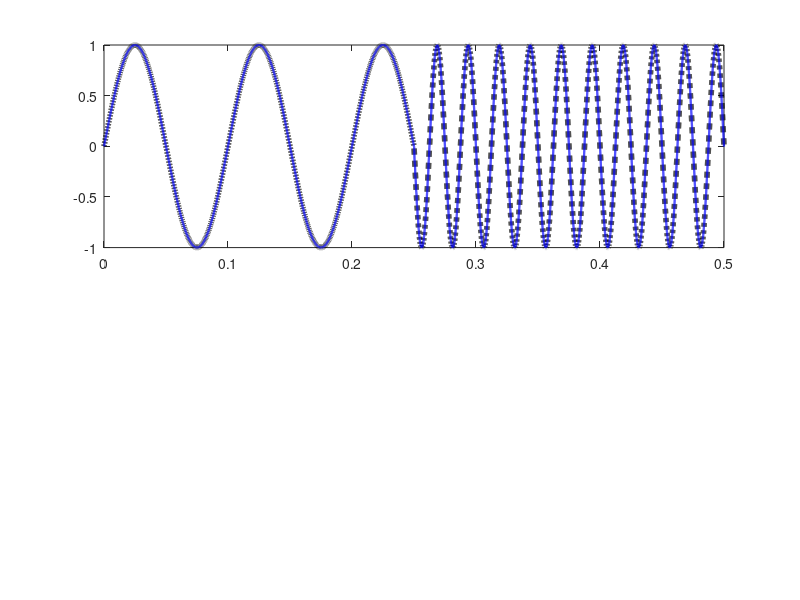

This chart was generated by the following MATLAB code: (Note: this script raises an error after producing the figure.)
% Ali Behfarnia
% Edited 11/2024
% Goal: Type-II PLL, for like Charging pump PLL 

% ===============
% Parameters for Type-II PLL with Active Loop Filter
% ===============
I_p = 10e-6;                         % Charge pump current (A)
R1 = 10e3;                          % Resistance in the filter (ohms)
C1 = 1e-6;                           % Capacitance in the filter (farads)
K_VCO = 2 * pi * 100;         % VCO Gain (rad/s/V) - Tuned for slower dynamics
K_PD = 1;                           % Phase Detector Gain (V/rad)

% ===============
% Simulation Parameters
% ===============
fs = 1e5;                               % Sampling frequency (Hz)
Ts = 1 / fs;                            % Sampling time (s)
T_total = 0.5;                           % Total simulation time (s)
N = round(T_total / Ts);        % Total number of samples
t = (0:N-1) * Ts;                     % Time vector

f_ref_initial = 10;         % Initial frequency of reference signal (Hz)
f_ref_new = 40;             % New frequency of reference signal (Hz)
change_time = T_total/2;         % Time when frequency changes (s)

% ===============
% Reference Phase Signal
% ===============
phi_ref = zeros(1, N);
for n = 2:N
    if t(n) < change_time
        phi_ref(n) = phi_ref(n-1) + 2 * pi * f_ref_initial * Ts;
    else
        phi_ref(n) = phi_ref(n-1) + 2 * pi * f_ref_new * Ts;
    end
end

% ===============
% Filter Coefficients (Discrete-Time)
% ===============
alpha = R1 * C1 / (Ts + R1 * C1);     % RC filter coefficient
beta = I_p / (2 * pi * C1);           % Proportional term

% ===============
% Initialization
% ===============
phi_out = zeros(1, N);      % Output phase of PLL
v_cont = zeros(1, N);       % Control voltage to VCO
v_PD = zeros(1, N);         % Phase detector (voltage)
v_filter = zeros(1, N);     % Filter output (voltage)
phase_error = zeros(1, N);  % Phase error

% ===============
% PLL Simulation
% ===============
for n = 2:N
    % Phase detector: Compute phase error
    phase_error(n) = phi_ref(n) - phi_out(n-1);

    % Phase detector output
    v_PD(n) = K_PD * phase_error(n);

    % Active filter dynamics (discrete implementation)
    v_filter(n) = alpha * v_filter(n-1) + (1 - alpha) * v_PD(n) + beta * phase_error(n);

    % Control voltage to VCO
    v_cont(n) = v_filter(n);

    % Prevent instability by clamping the control voltage
    v_cont(n) = max(min(v_cont(n), 10), -10);

    % VCO: Update output phase
    phi_out(n) = phi_out(n-1) + (K_VCO * v_cont(n) * Ts);
end

% ===============
% Input and Output of PLL
% ===============
ref_signal = sin(phi_ref);  % Reference signal
output_signal = sin(phi_out);  % Output signal

% ===============
% Plot Results
% ===============
figure;
subplot(2, 1, 1);
plot(t, ref_signal, 'k--', 'LineWidth', 4); hold on;
plot(t, output_signal, 'b', 'LineWidth', 1.6);
xlabel('Time (s)', FontSize=16); ylabel('Amplitude', FontSize=16);
title('Reference Signal and PLL Output Signal', FontSize=18);
legend('Reference Signal', 'Output Signal');
grid on;
set(gca, 'FontSize', 16);

subplot(2, 1, 2);
plot(t, phase_error, 'r', 'LineWidth', 2);
xlabel('Time (s)', FontSize=16); ylabel('Phase Error (rad)', FontSize=16);
title('Phase Error over Time', FontSize=18);
grid on;
set(gca, 'FontSize', 16);
